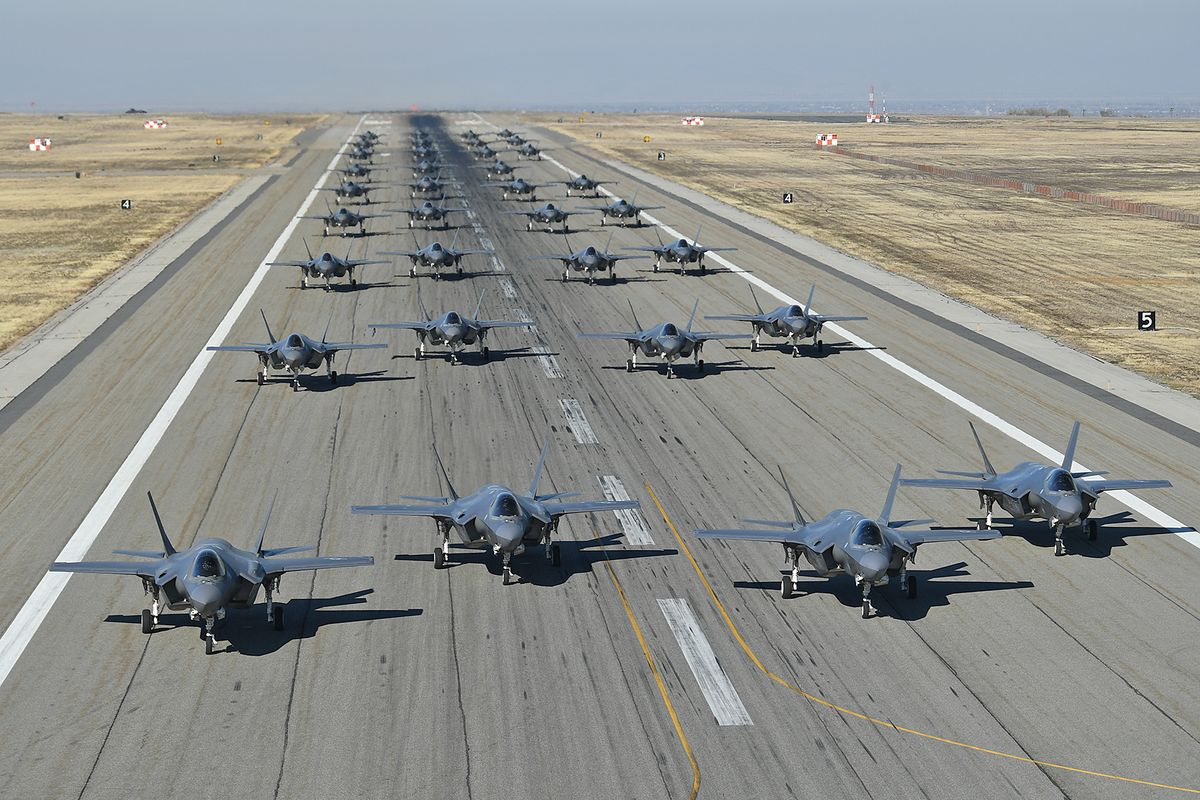
#> input picture jets.jpg, 1200 x 800 px
$ python jet-detection.py
#> lines starting #> are read from the running program, lines starting #| are printed output that depends on the picture; after the words box and inside, x2 and y2 are one past the last pixel; in counts of white or black regions, pixels touching at a corner belong together
import cv2
import matplotlib.pyplot as plt
import numpy as np


img = cv2.imread('jets.jpg', 0)
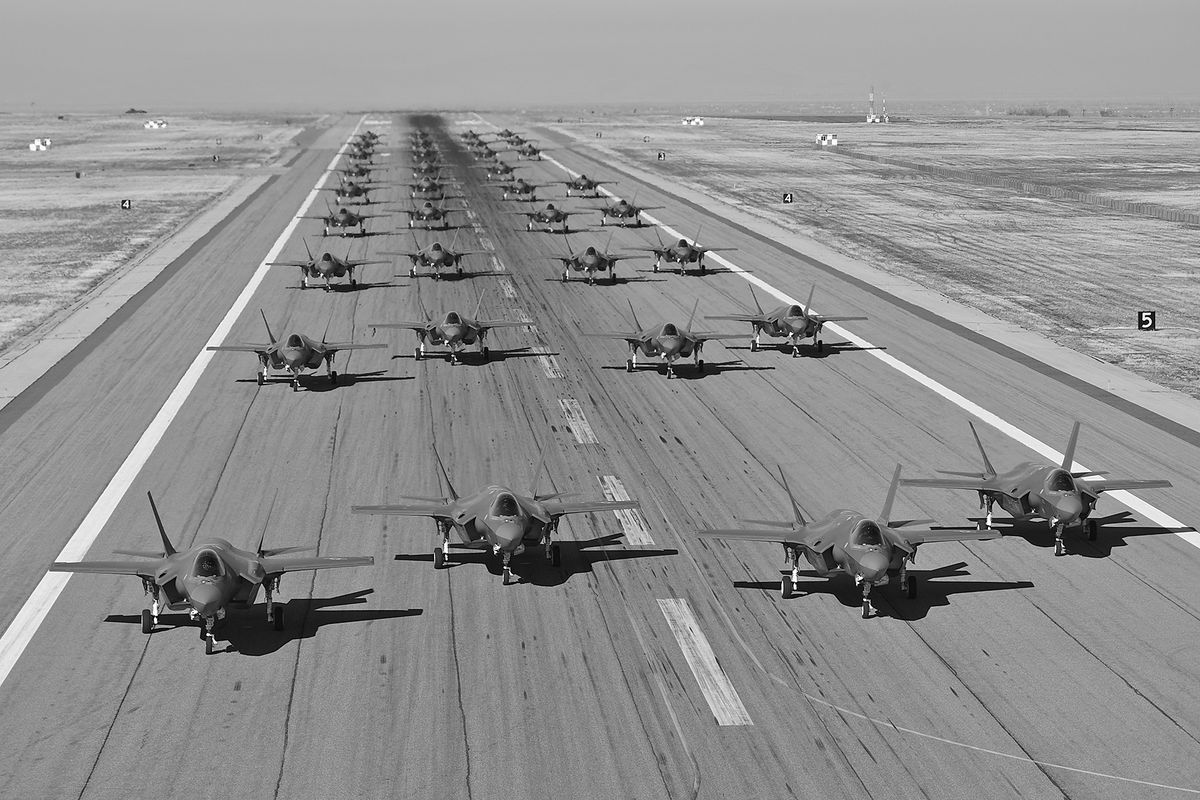
#> img: shape (800, 1200); min 0, max 255, mean 143.8

template = cv2.imread('jet-temp.jpg', 0)
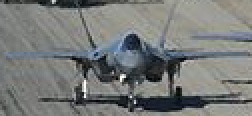
#> input picture jet-temp.jpg, 126 x 58 px (shown 2 times larger)
#> template: shape (58, 126); min 0, max 255, mean 121.2

width, height = template.shape
#> width = 58; height = 126

result = cv2.matchTemplate(img, template, cv2.TM_CCOEFF_NORMED)
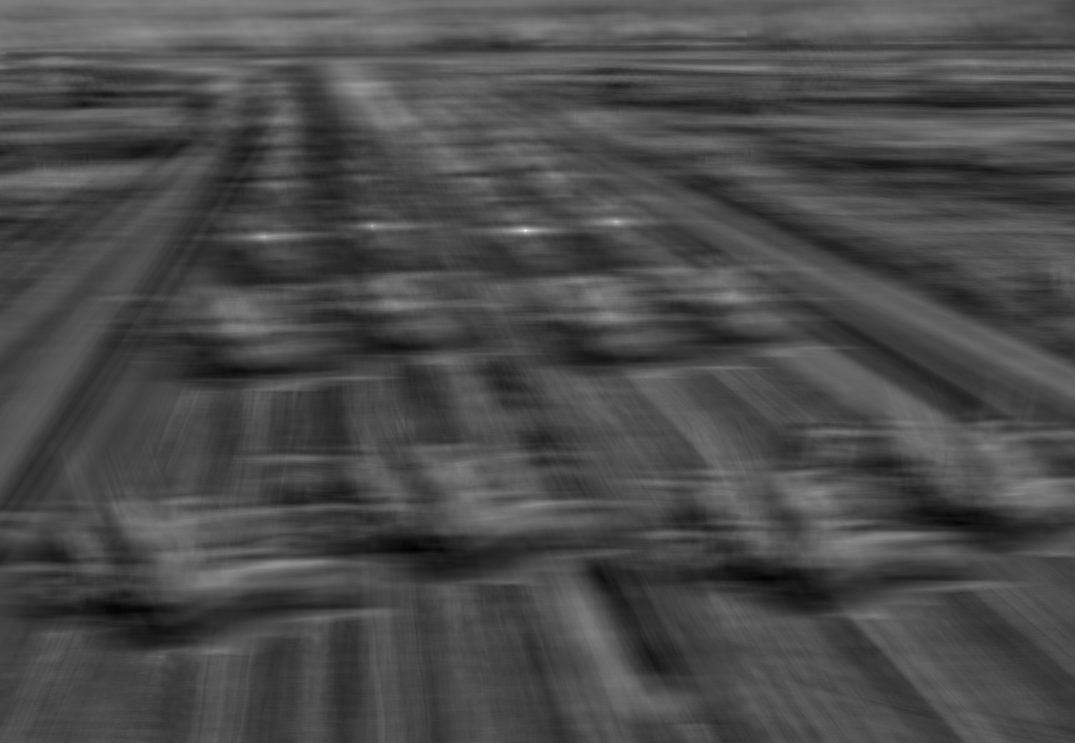
#> result: shape (743, 1075) float32; min -0.385, max 1, mean 0.0227; drawn with min black and max white

threshold = 0.8

location = np.where(result >= threshold)
#> location = ([230, 230, 230], [524, 525, 526])

for points in zip(*location[::-1]):
    cv2.rectangle(img, points, (points[0] + height, points[1] + width), (255, 255, 0), 2)
#> this loop made 3 passes
#> points on passes 1 to 3: (524, 230), (525, 230), (526, 230)
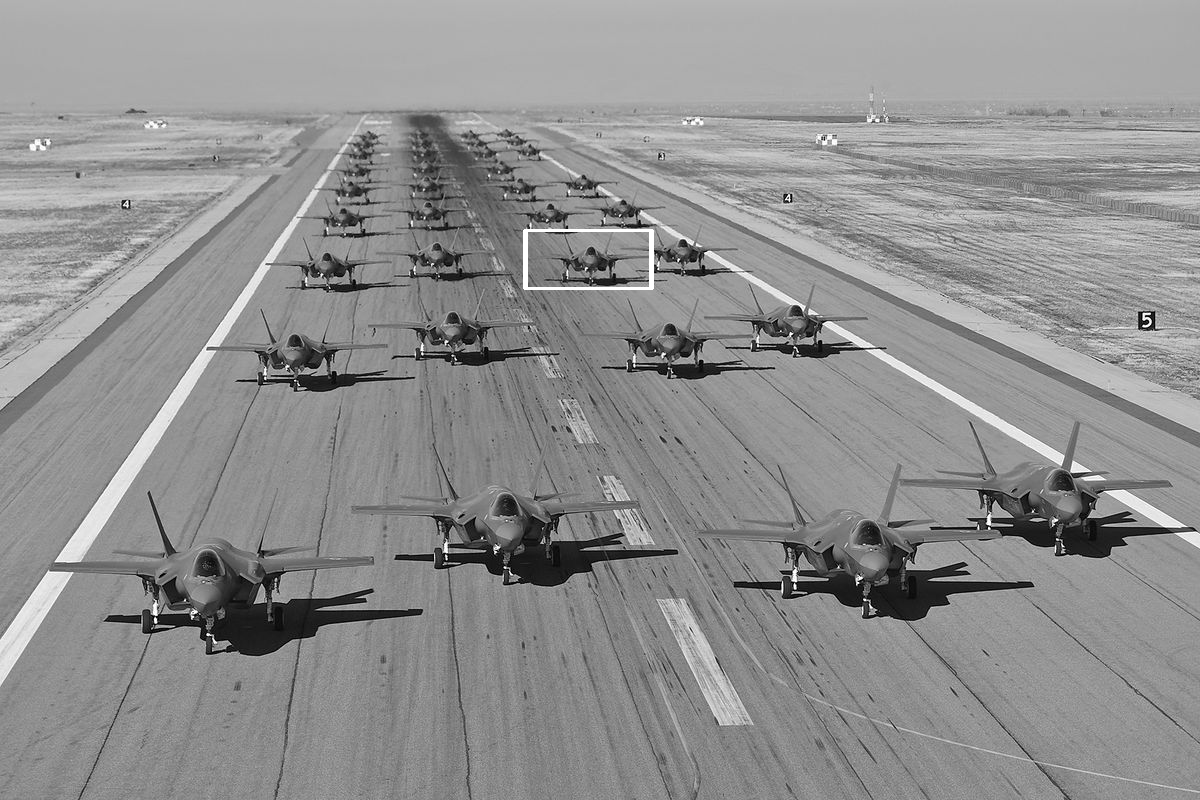
#> img: shape (800, 1200); 0.14% of pixels changed, all inside (x1, y1, x2, y2) = (523, 229, 654, 290)


plt.imshow(img)
plt.show()
